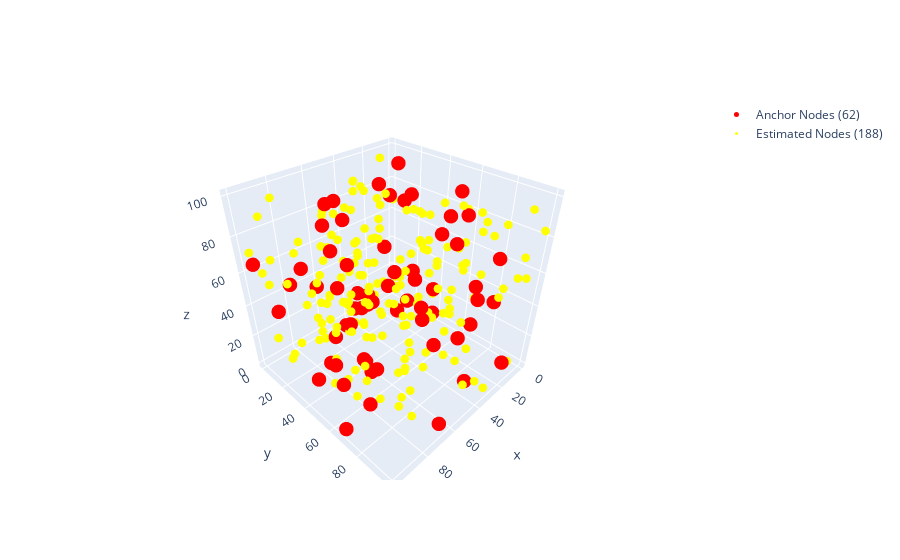

Notebook cell for this chart:
### Code cell
plot2(black_nodes, anchor_nodes, estimated_nodes, cycles)
